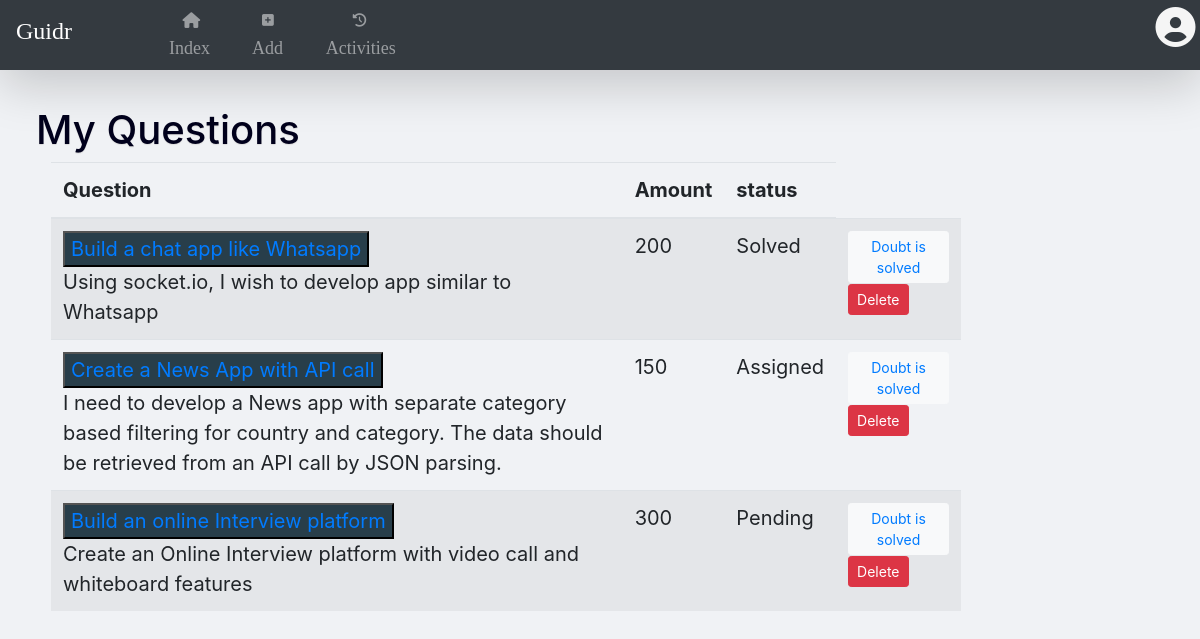
The page /myQuestion (signed in) on the database its author committed.
### app.py (models this page shows)
class Question(db.Model):
    id = db.Column(db.Integer, primary_key=True)
    question = db.Column(db.String(50))
    shortdescription = db.Column(db.String(200))
    detaileddescription = db.Column(db.String(200))
    pay = db.Column(db.Integer)
    tags=db.Column(db.String(50))
    status = db.Column(db.Integer, default='Pending')
    askedby_id = db.Column(db.Integer, db.ForeignKey('user.id'))
    askedby_name = db.Column(db.String(200))
    askedby_img = db.Column(db.String(200))

### app.py (the view)
@app.route('/myQuestion')
def myQuestion():
    user_id = session['user']
    myQuestion = Question.query.filter_by(askedby_id=user_id).all()
    print(myQuestion)
    return render_template('myQuestion.html', myQuestion=myQuestion, user_id=user_id)

### templates/myQuestion.html
{% extends "layout.html"%}
{% block content%}
<h1 class="text-color">My Questions</h1>
<div class="col-10">
    <table class="table table-striped table-hover">
        <thead>
        <th scope="col">Question</th>
        <th scope="col"> Amount</th>
        <th scope="col"> status</th>
        </thead>
        <tbody>
        <tr>
            {% for i in myQuestion %}
            <td scope="row">
                <button type="submit" value="{{ i.id }}">
                    <a href="{{ url_for('ParticularQuestion', questionid=i.id, user=True) }}"> {{ i.question }} </a>
                </button>
                <br>
                {{i.shortdescription }}
            </td>
            <td> {{i.pay }}</td>
            <td>{{i.status}}</td>
            <td>
                <button type="submit" class="btn btn-light btn-sm" value="{{ i.id }}">
                    <a href="{{ url_for('DoubtSolved', id=i.id) }}"> Doubt is solved </a>
                </button>
                <button type="submit" class="btn btn-danger btn-sm" value="{{ i.id }}" style="color:white !important">
                    <a href="{{ url_for('Delete', id=i.id) }}" style="color:white !important">Delete</a>
                </button>
            </td>
        </tr>
        {% endfor %}
        </tbody>
    </table>
</div>
{% endblock%}

### static/layout.css (style rules this page uses)
body { color: #1864ab; background:#F0F2F5 !important; font-size:20px; }
.text-color { color:#00001c; text-shadow: 0px 1px 1px #dbdbdb; }
button { background-color:rgb(40,62,74); color:white; border-radius: 18px; }
body { font-family: calibri; width: 100%; }

### rows shown on the page
Question: {{ i.id }} 4 (drawn), question "Build a chat app like Whatsapp", shortdescription "Using socket.io, I wish to develop app similar to Whatsapp", pay "200", status "Solved"
Question: {{ i.id }} 6 (drawn), question "Create a News App with API call", shortdescription "I need to develop a News app with separate category based filtering for country and category. The data should be retrieved from an API call by JSON parsing.", pay "150", status "Assigned"
Question: {{ i.id }} 10 (drawn), question "Build an online Interview platform", shortdescription "Create an Online Interview platform with video call and whiteboard features", pay "300", status "Pending"
